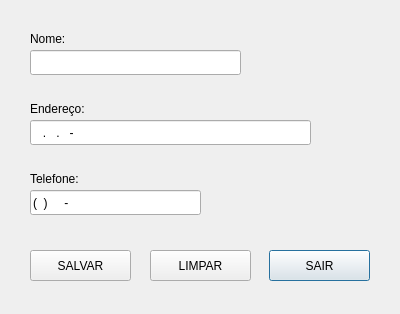
<?xml version="1.0" encoding="UTF-8"?>
<ui version="4.0">
 <class>CadAluno</class>
 <widget class="QDialog" name="CadAluno">
  <property name="geometry">
   <rect>
    <x>0</x>
    <y>0</y>
    <width>400</width>
    <height>314</height>
   </rect>
  </property>
  <property name="windowTitle">
   <string>..::     Cadastrar Aluno     ::..</string>
  </property>
  <widget class="QLabel" name="lblNome">
   <property name="geometry">
    <rect>
     <x>30</x>
     <y>30</y>
     <width>54</width>
     <height>17</height>
    </rect>
   </property>
   <property name="text">
    <string>Nome:</string>
   </property>
  </widget>
  <widget class="QLabel" name="lblEndereco">
   <property name="geometry">
    <rect>
     <x>30</x>
     <y>100</y>
     <width>81</width>
     <height>17</height>
    </rect>
   </property>
   <property name="text">
    <string>Endereço:</string>
   </property>
  </widget>
  <widget class="QLabel" name="lblTelefone">
   <property name="geometry">
    <rect>
     <x>30</x>
     <y>170</y>
     <width>54</width>
     <height>17</height>
    </rect>
   </property>
   <property name="text">
    <string>Telefone:</string>
   </property>
  </widget>
  <widget class="QLineEdit" name="txtNome">
   <property name="geometry">
    <rect>
     <x>30</x>
     <y>50</y>
     <width>211</width>
     <height>25</height>
    </rect>
   </property>
   <property name="maxLength">
    <number>10</number>
   </property>
  </widget>
  <widget class="QLineEdit" name="txtEndereco">
   <property name="geometry">
    <rect>
     <x>30</x>
     <y>120</y>
     <width>281</width>
     <height>25</height>
    </rect>
   </property>
   <property name="inputMask">
    <string>999.999.999-99</string>
   </property>
   <property name="text">
    <string>..-</string>
   </property>
  </widget>
  <widget class="QLineEdit" name="txtTelefone">
   <property name="geometry">
    <rect>
     <x>30</x>
     <y>190</y>
     <width>171</width>
     <height>25</height>
    </rect>
   </property>
   <property name="inputMask">
    <string>(99) 9999-9999</string>
   </property>
  </widget>
  <widget class="QPushButton" name="btnSair">
   <property name="geometry">
    <rect>
     <x>269</x>
     <y>250</y>
     <width>101</width>
     <height>31</height>
    </rect>
   </property>
   <property name="text">
    <string>SAIR</string>
   </property>
  </widget>
  <widget class="QPushButton" name="btnLimpar">
   <property name="geometry">
    <rect>
     <x>150</x>
     <y>250</y>
     <width>101</width>
     <height>31</height>
    </rect>
   </property>
   <property name="text">
    <string>LIMPAR</string>
   </property>
  </widget>
  <widget class="QPushButton" name="btnSalvar">
   <property name="geometry">
    <rect>
     <x>30</x>
     <y>250</y>
     <width>101</width>
     <height>31</height>
    </rect>
   </property>
   <property name="text">
    <string>SALVAR</string>
   </property>
  </widget>
 </widget>
 <resources/>
 <connections/>
</ui>
